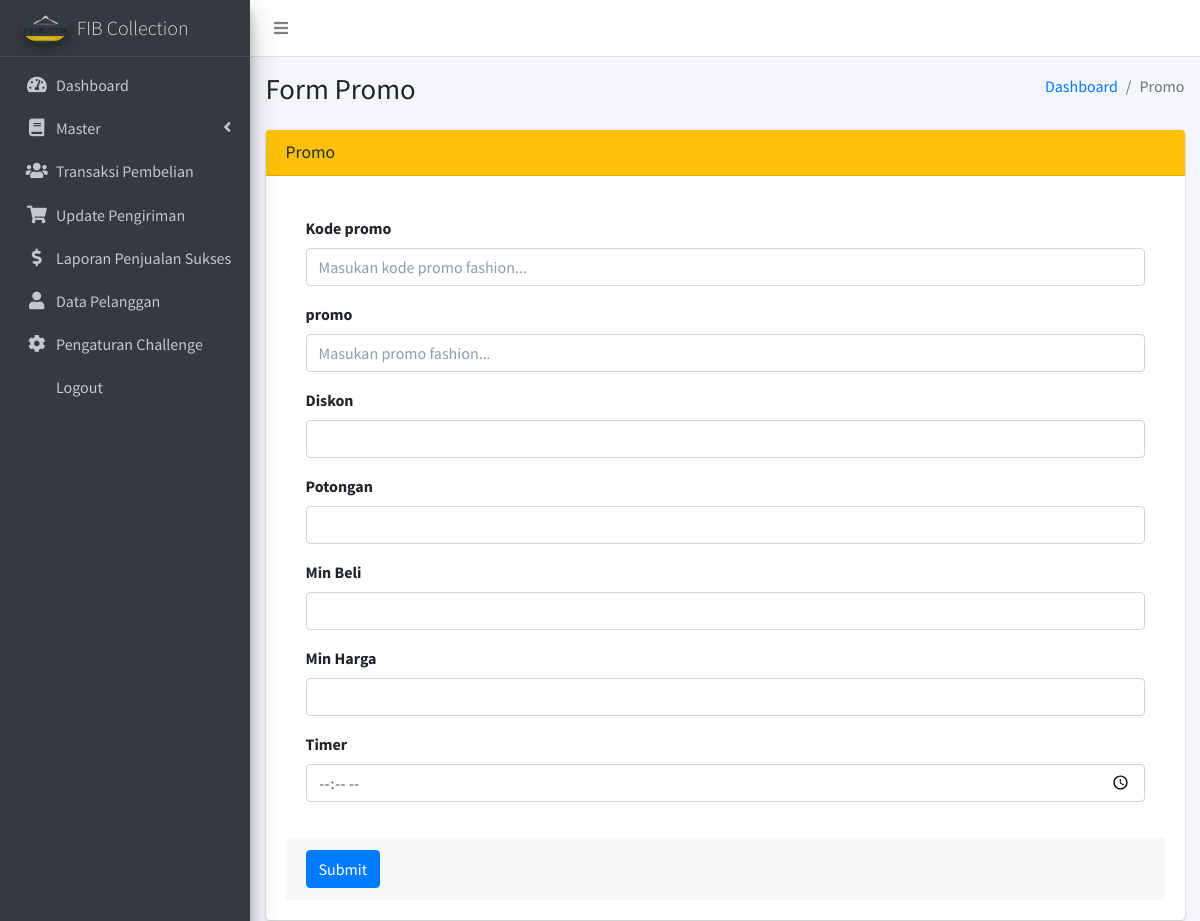
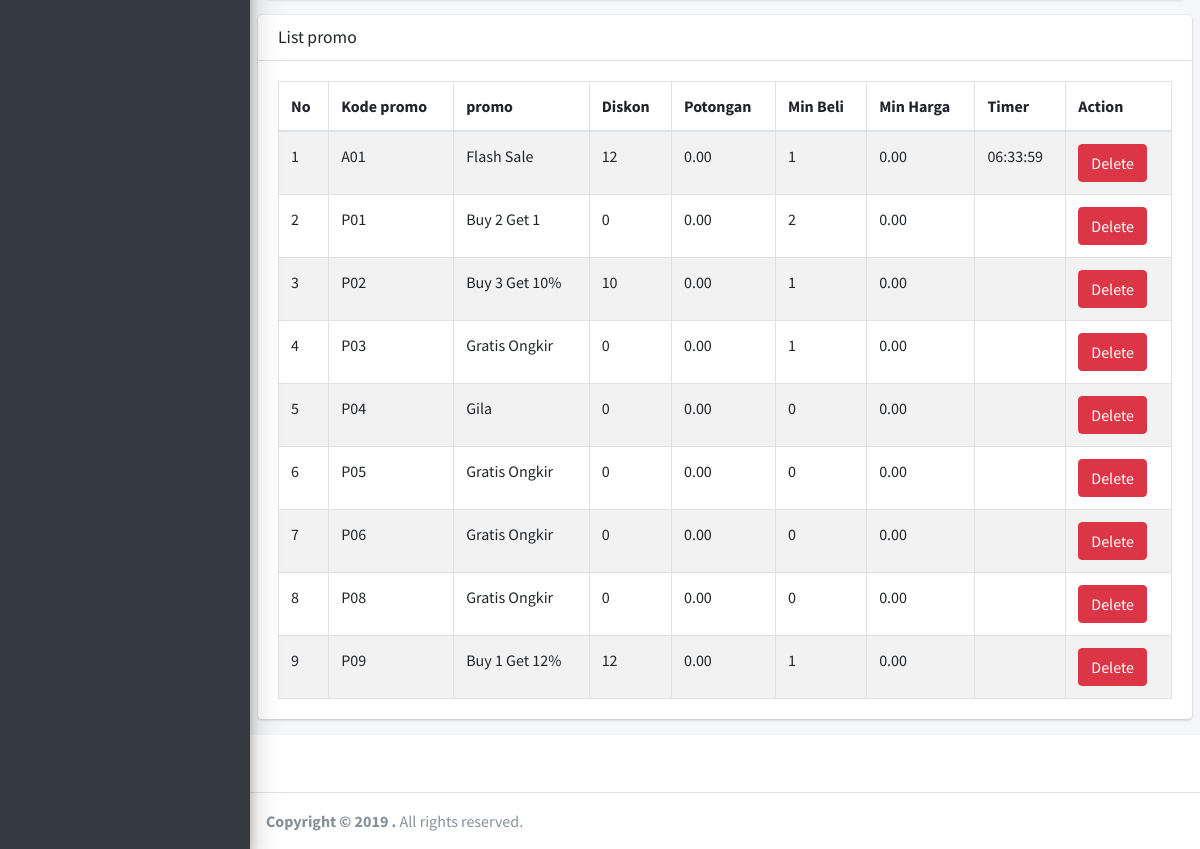
/admin/promo.php, run on the app's committed database (2 pictures, top to bottom).
### tables this page shows
CREATE TABLE `db_promo` (
  `id_promo` varchar(3) NOT NULL,
  `nama_promo` varchar(35) NOT NULL,
  `diskon` varchar(5) NOT NULL,
  `potongan` decimal(8,2) NOT NULL,
  `min_beli` int(3) NOT NULL,
  `min_jumlah_harga` decimal(8,2) NOT NULL,
  `timer` time DEFAULT NULL
);

### admin/promo.php (the view, shortened to what this page needs)
<?php include ('_partial/top.php'); ?>
  <div class="content-wrapper">
    <section class="content-header">
      <div class="container-fluid">
        <div class="row mb-2">
          <div class="col-sm-6">
            <h1>Form Promo</h1>
          </div>
          <div class="col-sm-6">
            <ol class="breadcrumb float-sm-right">
              <li class="breadcrumb-item"><a href="index.php">Dashboard</a></li>
              <li class="breadcrumb-item active">Promo</li>
            </ol>
          </div>
        </div>
      </div>
    </section>
    <section class="content">
      <div class="container-fluid">
        <div class="row">
          <div class="col-md-12">
            <div class="card card-warning">
              <div class="card-header">
                <h3 class="card-title">Promo</h3>
              </div>
              <div class="card-body">
                <form role="form" action="insertpromo.php" method="post" enctype="multipart/form-data">
                  <div class="card-body">
                    <div class="form-group">
                      <label for="promo">Kode promo</label>
                      <input type="text" class="form-control" id="kode" name="kode" placeholder="Masukan kode promo fashion...">
                    </div>
                    <div class="form-group">
                      <label for="promo">promo</label>
                      <input type="text" class="form-control" id="promo" name="promo" placeholder="Masukan promo fashion...">
                    </div>
                    <div class="form-group">
                      <label for="promo">Diskon</label>
                      <input type="number" class="form-control" id="diskon" name="diskon" min=0>
                    </div>
                    <div class="form-group">
                      <label for="promo">Potongan</label>
                      <input type="number" class="form-control" id="potongan" name="potongan" min=0>
                    </div>
                    <div class="form-group">
                      <label for="promo">Min Beli</label>
                      <input type="number" class="form-control" id="min" name="min" min=0>
                    </div>
                    <div class="form-group">
                      <label for="promo">Min Harga</label>
                      <input type="number" class="form-control" id="minharga" name="minharga" min=0>
                    </div>
                    <div class="form-group">
                      <label for="promo">Timer</label>
                      <input type="time" class="form-control" id="time" name="time" >
                    </div>
                  </div>
                  <div class="card-footer">
                    <button type="submit" class="btn btn-primary">Submit</button>
                  </div>
                </form>
              </div>
            </div>
          </div>
        </div>
      </div>
    </section>
    <section class="content">
      <div class="row">
        <div class="col-12">
          <div class="card">
            <div class="card-header">
              <h3 class="card-title">List promo</h3>
            </div>
            <div class="card-body">
              <table id="example1" class="table table-bordered table-striped">
                <thead>
                <tr>
                  <th>No</th>
                  <th>Kode promo</th>
                  <th>promo</th>
                  <th>Diskon</th>
                  <th>Potongan</th>
                  <th>Min Beli</th>
                  <th>Min Harga</th>
                  <th>Timer</th>
                  <th>Action</th>
                </tr>
                </thead>
                <tbody>
                <?php
                          $i = 0;
                          $sql = "SELECT * FROM db_promo";
                          $result = $conn->query($sql);
                          if ($result->num_rows > 0) {
                            while($row = $result->fetch_assoc()) {
                                echo "<tr>";
                                echo "  <td>";
                                echo    $i=$i+1;
                                echo "  </td>";
                                echo "  <td>";
                                echo    $row["id_promo"];
                                echo "  </td>";
                                echo "  <td>";
                                echo    $row["nama_promo"];
                                echo "  </td>";
                                echo "  <td>";
                                echo    $row["diskon"];
                                echo "  </td>";
                                echo "  <td>";
                                echo    $row["potongan"];
                                echo "  </td>";
                                echo "  <td>";
                                echo    $row["min_beli"];
                                echo "  </td>";
                                echo "  <td>";
                                echo    $row["min_jumlah_harga"];
                                echo "  </td>";
                                echo "  <td>";
                                echo    $row["timer"];
                                echo "  </td>";
                                echo "  <td>";
                                echo    '<button class="btn btn-danger btn-round" value="'.$row["id_promo"].'" onclick="del(this.value)">Delete</button>';
                                echo "  </td>";
                                echo "</tr>";
                            }
                          } else {
                            echo "0 results";
                          }
                      ?>
                </tbody>
              </table>
            </div>
          </div>
        </div>
      </div>
    </section>
  </div>
            </div>
<?php include('_partial/foot.php'); ?>

### data on the page
db_promo: id_promo "A01", nama_promo "Flash Sale", diskon "12", potongan "0.00", min_beli "1", min_jumlah_harga "0.00", timer "06:33:59"
db_promo: i "2", id_promo "P01", nama_promo "Buy 2 Get 1", diskon "0", potongan "0.00", min_beli "2", min_jumlah_harga "0.00"
db_promo: i "3", id_promo "P02", nama_promo "Buy 3 Get 10%", diskon "10", potongan "0.00", min_beli "1", min_jumlah_harga "0.00"
db_promo: i "4", id_promo "P03", nama_promo "Gratis Ongkir", diskon "0", potongan "0.00", min_beli "1", min_jumlah_harga "0.00"
db_promo: i "5", id_promo "P04", nama_promo "Gila", diskon "0", potongan "0.00", min_beli "0", min_jumlah_harga "0.00"
db_promo: i "6", id_promo "P05", nama_promo "Gratis Ongkir", diskon "0", potongan "0.00", min_beli "0", min_jumlah_harga "0.00"
db_promo: i "7", id_promo "P06", nama_promo "Gratis Ongkir", diskon "0", potongan "0.00", min_beli "0", min_jumlah_harga "0.00"
db_promo: i "8", id_promo "P08", nama_promo "Gratis Ongkir", diskon "0", potongan "0.00", min_beli "0", min_jumlah_harga "0.00"
db_promo: i "9", id_promo "P09", nama_promo "Buy 1 Get 12%", diskon "12", potongan "0.00", min_beli "1", min_jumlah_harga "0.00"
